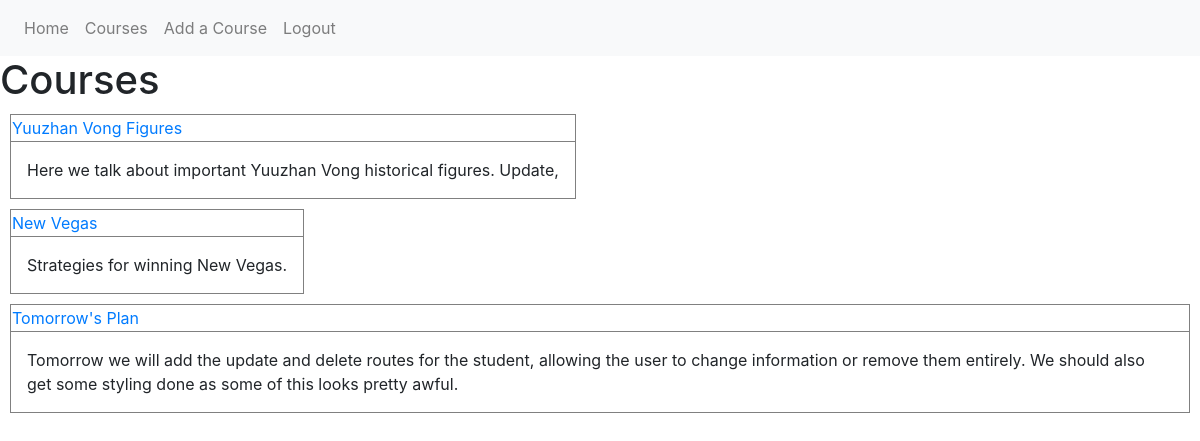
Before: /course/home (signed in) with the older database file.
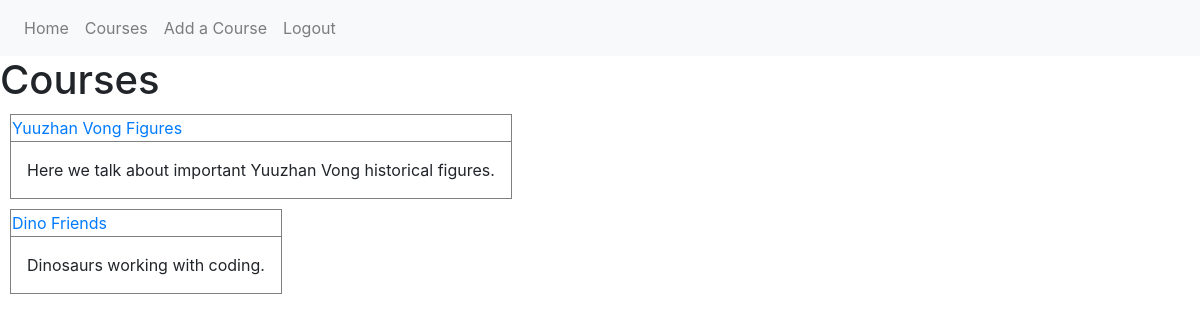
After: the same page with the newer database file.
### guide_and_teach/models.py (models this page shows, shortened)
class Course(db.Model):
    id = db.Column(db.Integer, primary_key=True)
    course_title = db.Column(db.String(100), nullable=False)
    course_desc = db.Column(db.Text, nullable=False)
    user_id = db.Column(db.Integer, db.ForeignKey('user.id'), nullable=False)
    student = db.relationship('Student', backref='course', lazy=True)

### guide_and_teach/routes.py (the view)
@app.route('/course/home')
@login_required
def course_home():
    courses = Course.query.all()
    return render_template('courses_page.html', title='Courses', courses=courses)

### guide_and_teach/models.py (called while the page is built)
@login_manager.user_loader
def load_user(user_id):
    return User.query.get(int(user_id))

### guide_and_teach/templates/courses_page.html
{% extends "layout.html" %}
{% block content %}
    <h1>Courses</h1>
    {% for course in courses %}
    {% if course.user == current_user %}
        <article>
            <table class="yes">
                <thead>
                    <tr>
                        <td><a href="{{ url_for('single_course', course_id=course.id) }}">{{ course.course_title }}</a></td>
                    </tr>
                </thead>
                <tbody>
                    <tr>
                        <td>
                            <p>{{ course.course_desc }}</p>
                        </td>
                    </tr>
                </tbody>
            </table>
        </article>
    {% endif %}
    {% endfor %}
{% endblock content %}

### guide_and_teach/templates/layout.html (shortened to what this page needs)
<!DOCTYPE html>
<html>
<head>
    <link rel="stylesheet" href="https://stackpath.bootstrapcdn.com/bootstrap/4.5.2/css/bootstrap.min.css">
    <link rel="stylesheet" type="text/css" href="{{ url_for('static', filename='style.css') }}">
</head>
<body>
    <nav class="navbar navbar-expand-lg navbar-light bg-light">
      {% if current_user.is_authenticated %}
        <div class="" id="navbarSupportedContent">
          <ul class="navbar-nav mr-auto">
            <li class="nav-item">
              <a class="nav-link" href="{{ url_for('home') }}">Home</a>
            </li>
            <li class="nav-item">
              <a class="nav-link" href="{{ url_for('course_home') }}">Courses</a>
            </li>
            <li class="nav-item">
              <a class="nav-link" href="{{ url_for('create_course') }}">Add a Course</a>
            </li>
            <li class="nav-item">
              <a class="nav-link" href="{{ url_for('logout') }}">Logout</a>
            </li>
          </ul>
        </div>
        {% endif %}
      </nav>
    {% block content %}{% endblock %}
</body>
</html>

### guide_and_teach/static/style.css (style rules this page uses)
p { padding: 10px; margin: 5px; }
table { border: 1px solid black; margin: 10px }
thead { border: 1px solid black; }
tr { border: 1px solid black ; }
td { border: .5px solid grey; }

Changed rows visible on the page:
removed Course: course_title "New Vegas", course_desc "Strategies for winning New Vegas."
removed Course: course_title "Tomorrow's Plan", course_desc "Tomorrow we will add the update and delete routes for the student, allowing the user to change information or remove them entirely. We should also get some styling done as some of this looks pretty awful."
changed Course "Yuuzhan Vong Figures": course_desc "Here we talk about important Yuuzhan Vong historical figures. Update," → "Here we talk about important Yuuzhan Vong historical figures."
added Course: course_title "Dino Friends", course_desc "Dinosaurs working with coding."
